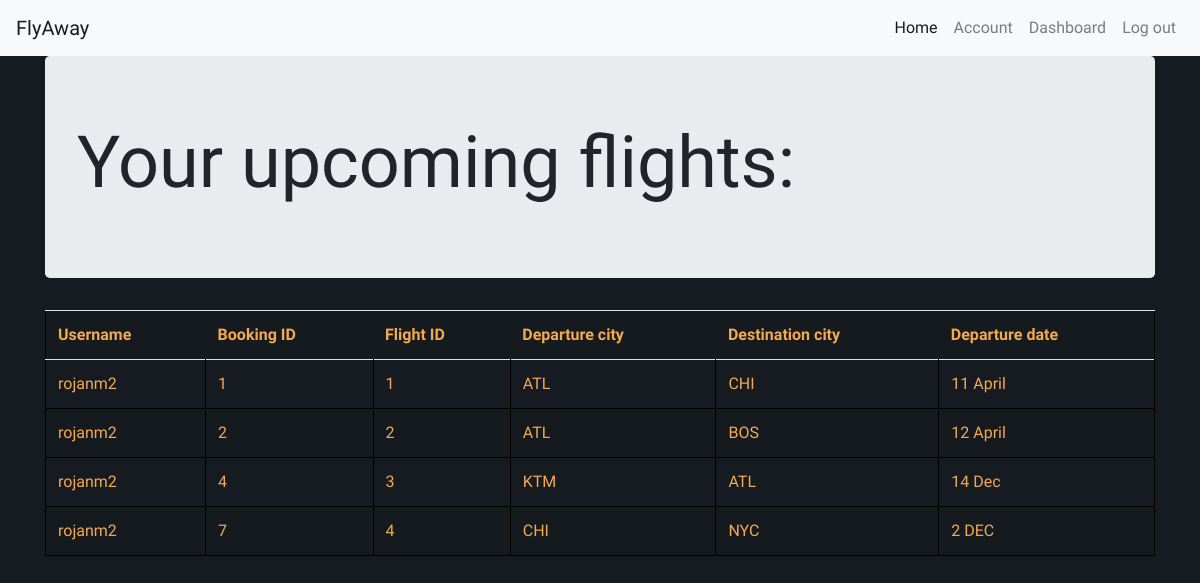
/dashboard.php (signed in), run on the app's committed database.
### tables this page shows
CREATE TABLE `userinformation` (
  `userID` int(11) NOT NULL,
  `Username` varchar(30) NOT NULL,
  `Password` varchar(30) NOT NULL,
  `Firstname` varchar(30) NOT NULL,
  `Lastname` varchar(30) NOT NULL,
  `Email` varchar(50) NOT NULL,
  `Address` varchar(100) NOT NULL
);

CREATE TABLE `bookinginfo` (
  `bookingID` int(11) NOT NULL,
  `userID` int(11) NOT NULL,
  `flightID` int(11) NOT NULL
);

CREATE TABLE `flightinformation` (
  `FlightID` int(11) NOT NULL,
  `Departurecity` varchar(50) NOT NULL,
  `Destinationcity` varchar(50) NOT NULL,
  `Departuredate` varchar(10) NOT NULL
);

### dashboard.php (the view, shortened to what this page needs)
<?php
include "connection.php";
?>
<!DOCTYPE html>
<html lang="en">
<head>
    <link rel="stylesheet" href="style.css">
    <link rel="stylesheet" href="css/bootstrap.min.css">
    <link rel="stylesheet" href="https://maxcdn.bootstrapcdn.com/bootstrap/4.2.1/css/bootstrap.min.css">
    <link rel="stylesheet" href="https://www.w3schools.com/lib/w3-colors-flat.css">
</head>
<body style="font-family: 'Yatra One'; background-color: #161b21">
    <nav class="navbar navbar-expand-sm navbar-light bg-light " >
        <a class="navbar-brand" href="index.php" style="color:#161b21 ">FlyAway</a>
        <div class="collapse navbar-collapse" id="collapsibleNavId">
            <ul class="navbar-nav ml-auto mt-2 mt-lg-0">
                <li class="nav-item active">
                    <a class="nav-link" href="index.php" style="color:#161b21 ">Home <span class="sr-only">(current)</span></a>
                </li>
                <?php
                if (isset($_SESSION['Username']))
                {
                    echo ' <div class="nav-item "> <a class="nav-link" href="useraccount.php" style="color#161b21">Account</a></div>';
                    echo ' <div class="nav-item "> <a class="nav-link" href="dashboard.php" style="color#161b21">Dashboard</a></div>';
                    echo ' <div class="nav-item "> <a class="nav-link" href="logout.php" style="color#161b21">Log out</a></div>';
                }
                else
                {
                    echo ' <div class="nav-item "> <a class="nav-link" href="Signup.php" style="color#161b21">Sign up or Log in</a></div>';
                }
                ?>
            </ul>
        </div>
    </nav>
    <div class="container">
        <div class="jumbotron">
            <h1 class="display-3">Your upcoming flights:</h1>
        </div>
    <table class="table table-striped" style="width:100%; color:#F4A950">
        <tr>
            <th>Username</th>
            <th>Booking ID</th>
            <th>Flight ID</th>
            <th>Departure city</th>
            <th>Destination city</th>
            <th>Departure date</th>
        </tr>
        <?php
        if (isset($_SESSION['Username'])) {
            $accountinfo = $_SESSION['Username'];
            $result = mysqli_query($conn, "select userID, Username, Password, Firstname, Lastname, Email, Address FROM userinformation WHERE Username = '$accountinfo' ");
            while ($row = $result->fetch_assoc()) {
                $userID = $row["userID"];
                $username = $row["Username"];
            }
        }
        $bookinginfo = mysqli_query($conn,"select bookingID, userID, flightID FROM bookinginfo WHERE userID = '$userID'");
        if($bookinginfo->num_rows>0)
        {
        while ($row = $bookinginfo->fetch_assoc()) {
        $flightID = $row["flightID"];
        $bookingID = $row['bookingID'];
        $flightinfo = mysqli_query($conn, "select FlightID, Departurecity, Destinationcity, Departuredate FROM flightinformation WHERE FlightID = '$flightID'");
            while ($row = $flightinfo->fetch_assoc()) {
                $Departurecity = $row['Departurecity'];
                $Destinationcity = $row['Destinationcity'];
                $Departuredate = $row['Departuredate'];
                ?>
                <tr>
                    <td> <?php echo $username; ?></td>
                    <td><?php echo $bookingID ?></td>
                    <td><?php echo $flightID ?></td>
                    <td><?php echo $Departurecity ?></td>
                    <td><?php echo $Destinationcity ?></td>
                    <td><?php echo $Departuredate ?></td>
                </tr>
    <?php
    }
    }
            echo ' </table>';
    }
    ?>
    </div>
</body>

### style.css (style rules this page uses)
tr { border: 1px solid black; }
td { border: 1px solid black; }

### data on the page
bookinginfo: bookingID "1", flightID "1"
flightinformation: Departurecity "ATL", Destinationcity "CHI", Departuredate "11 April"
userinformation: Username "rojanm2"
bookinginfo: bookingID "2", flightID "2"
flightinformation: Departurecity "ATL", Destinationcity "BOS", Departuredate "12 April"
bookinginfo: bookingID "4", flightID "3"
flightinformation: Departurecity "KTM", Destinationcity "ATL", Departuredate "14 Dec"
bookinginfo: bookingID "7", flightID "4"
flightinformation: Departurecity "CHI", Destinationcity "NYC", Departuredate "2 DEC"
